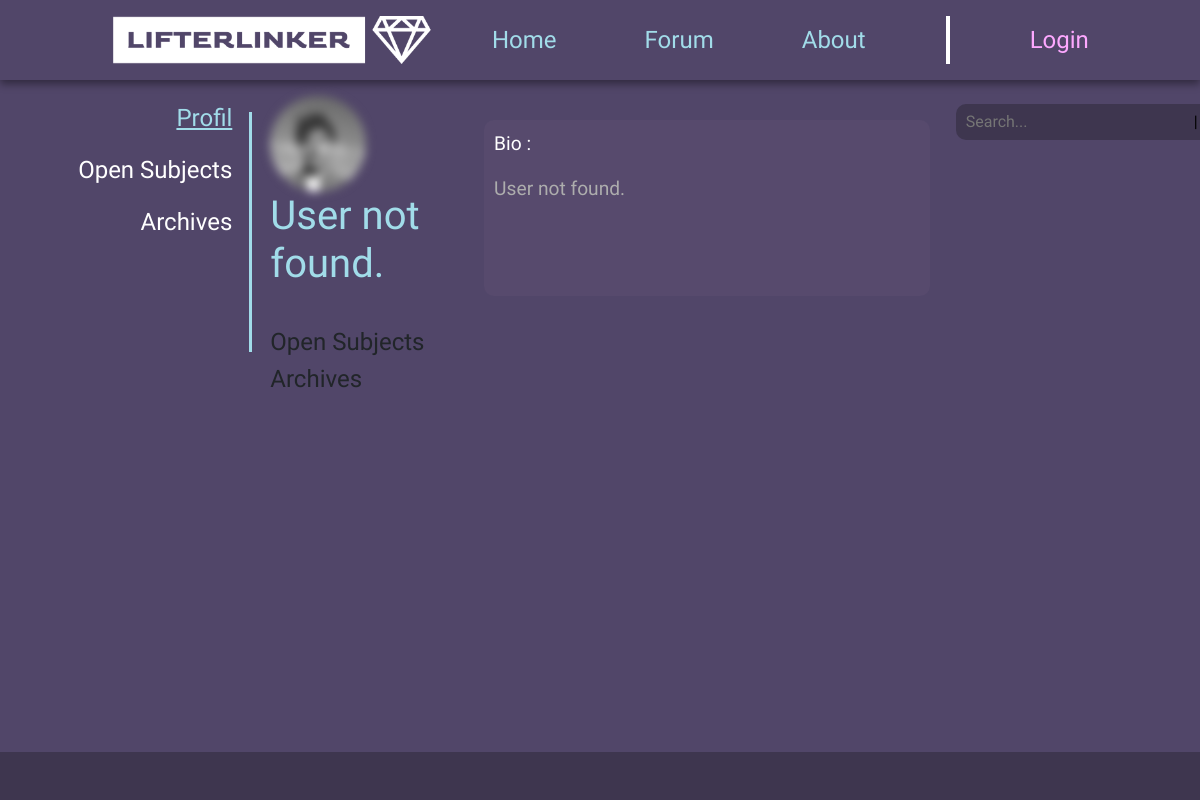
/u/user/RealGainer_, run on an earlier commit of the app's database.
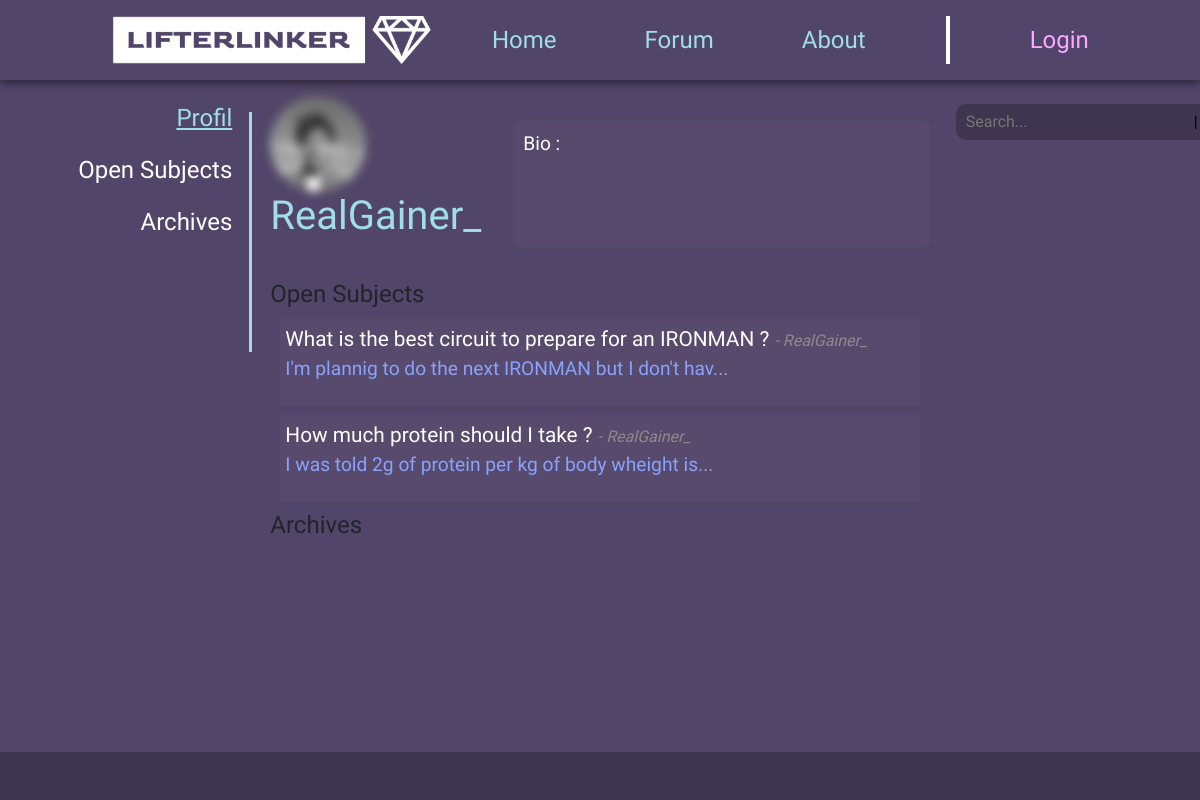
And on a later commit of the database.
### users/models.py (models this page shows, shortened)
class User(models.Model):
    username = models.CharField(max_length=25, primary_key=True)
    password = models.CharField(max_length=500)
    profile_pic = models.ImageField(upload_to='profile_pics', default=None, blank=True, null=True)
    profil_bio = models.TextField(max_length=500, default="", blank=True, null=True)
    score = models.IntegerField(default=0)
    date = models.DateTimeField(auto_now_add=True)

### forum/models.py (models this page shows, shortened)
class Post(models.Model):
    postID = models.AutoField(primary_key=True)
    status = models.IntegerField(default=0) # 0 = open, 1 = closed
    author = models.CharField(max_length=25)
    title = models.CharField(max_length=60)
    content = models.TextField(max_length=3000)
    date = models.DateTimeField(auto_now_add=True)
    category = models.CharField(max_length=60, default="")
    subcategory = models.CharField(max_length=60, default="")
    upvotes = models.IntegerField(default=0)
    downvotes = models.IntegerField(default=0)

### users/views.py (the view)
# urls.py: path('user/<str:username>', views.user, name='user'),
def user(request, username):
    try :
        user = User.objects.get(username=username)
    except :
        user = {'username': 'User not found.', 'profil_bio': 'User not found.', 'score': 0, 'profile_pic': None}
        filtered =  {
            'favorites': [],
            'opened': [],
            'archives': [],
        }
        return render(request, 'userindex.html', {'user': user, 'filtered': filtered, 'session': request.session, 'user_profil': False})
    filtered =  {
        'favorites': [],
        'opened': [],
        'archives': [],
    }
    filtered['opened'] = Post.objects.filter(status=0, author=username).order_by('-date')
    filtered['archives'] = Post.objects.filter(status=1, author=username).order_by('-date')
    if username == request.session.get('username') :
        return redirect('userindex')
    else :
        return render(request, 'userindex.html', {'user': user, 'filtered': filtered, 'session': request.session, 'user_profil': False})

### users/templates/userindex.html (shortened to what this page needs)
{% extends 'base.html' %}
{% block nav %}
    <a class="nav-link hoverlink" href="{% url 'index' %}"
        style="color: #a1dce9;  margin-left: 1.5em; margin-right: 1.5em;">Home</a>
    <a class="nav-link hoverlink" href="{% url 'forumindex' %}"
        style="color: #a1dce9; margin-left: 1.5em; margin-right: 1.5em;">Forum</a>
    <a class="nav-link hoverlink" href="{% url 'about' %}"
        style="color: #a1dce9; margin-left: 1.5em; margin-right: 1.5em;">About</a>
    <div style="background-color: white; width: 4px; height: 2em; margin-left: 1.5em; margin-right: 1.5em;"></div>
    {% if session.username %}
        <a class="nav-link hoverlink" href="{% url 'userindex' %}"
            style="color: #FDA8FF;  margin-left: 1.5em; margin-right: 1.5em;">{{ session.username }}</a>
    {% else %}
        <a class="nav-link hoverlink" href="{% url 'userindex' %}"
            style="color: #FDA8FF;  margin-left: 1.5em; margin-right: 1.5em;">Login</a>
    {% endif %}
{% endblock %}
{% block navbar2 %}
    <a id="body-main-button" class="nav-link hoverlink" onclick="switch_body('main')" href="#" style="color: #A1DCE9; text-decoration: underline; margin-right: .5em;">Profil</a>
    <a class="nav-link hoverlink" onclick="switch_body('main')" href="#" style="color: #ffffff; margin-right: .5em;">Open Subjects</a>
    <a class="nav-link hoverlink" onclick="switch_body('main')" href="#" style="color: #ffffff; margin-right: .5em;">Archives</a>
{% endblock %}
{% block body %}
    <div style="position: relative;" id="body-main">
        <div class="d-flex" style="margin-bottom: 2em;">
            {% load static %}
            <div>
                <img src="{% static 'img/Mohammad_photo.jpg' %}" style="filter: blur(5px); border-radius: 50%; width: 6em;"/>
                <h1>{{ user.username }}</h1>
            </div>
            <div style="width: 100%; margin-top: 1.5em; margin-left: 2em; padding: 10px; border-radius: 10px; background-color: #574A6D;">
                <p>Bio :</p>
                <p style="color: #ADADAD;">
                    {{ user.profil_bio }}
                </p>
            </div>
        </div>
        <h4>Open Subjects</h4>
        {% for p in filtered.opened %}
            <div onclick="window.location.href='{% url 'post' postID=p.postID %}'" class="post_card" style="margin: 10px; padding: 5px; background-color: #574A6D;">
                <a style="font-size: 1.3em;" href="#"> {{ p.title }} </a> <i style="color: #8B8B8B;">- {{ p.author }}</i><br>
                <p style="color: #88A2FE;">{{ p.content|slice:":50" }}...</p>
            </div>
        {% endfor %}
        <h4>Archives</h4>
    </div>
{% endblock %}

### forum/templates/base.html (shortened to what this page needs)
<!DOCTYPE html>
<html {% block htmlLang %} lang="fr" {% endblock %}
      class="d-flex flex-column" style="min-height: 100%;">
{% load static %}
<head>
    {% block javascripts %}
    <link href="https://cdn.jsdelivr.net/npm/bootstrap@5.0.2/dist/css/bootstrap.min.css" rel="stylesheet"
>
    {% endblock %}
</head>
<body class="d-flex flex-column flex-grow-1 bg-light" style="font-family: Georgia;">
<nav class="navbar navbar-expand-lg navbar-light d-flex w-100"
     style="z-index: 1000; height: 5em; position: fixed; background-color: #514669; box-shadow: 0 4px 8px rgba(0, 0, 0, 0.4);">
    <div class="container-fluid d-flex justify-content-between h-100" >
        <a class="d-flex navbar-brand justify-content-center"  style="max-width: 16em; margin-left: 5em;" href="/">
            <img style="max-width: 16em; margin: 1% 1% 1% 1%;" src="{% static 'img/logo.png' %}">
        </a>
        <div>
            <div class="collapse navbar-collapse" id="navbarNavAltMarkup">
                <div class="navbar-nav d-flex justify-content-center align-items-center" style="text-align: center; font-size: 1.5em; font-family: 'Days One', sans-serif; margin-right: 5em;">
                    {% block nav %}{% endblock %}
                </div>
            </div>
        </div>
    </div>
</nav>
<div class="d-flex flex-row flex-grow-1 justify-content-center" style="font-family: 'Days One', sans-serif; margin-top: 5em; margin-bottom: 3em; background-color: #514669;">
    <div class="d-flex flex-row justify-content-end" style="width: 300px;">
        <div style="position:fixed; margin-top: .5em; text-align: right; font-size: 1.5em; font-family: 'Days One', sans-serif;">
            {% block navbar2 %}
            {% endblock %}
        </div>
        <div style="position:fixed; width: 3px; background-color: #A1DCE9; height: 15em; margin-top: 2em; margin-right: .5em;"></div>
    </div>
    <div style="padding: 0px 10px 0px 10px; background: none; width: 780px;">
        <div style="margin-top: 1em;">
            {% block body %}
            {% endblock %}
        </div>
    </div>
    <div style="width: 300px;">
        <div style="position:fixed; margin: 1.5em 0px 0px 1em; background-color:#3e364f; border-radius: 10px; margin-right: 1em;">
            <form class="d-flex justify-content-evenly" action="{% url 'search' %}" method="post">
                <input class="global_search_input" style="font-family: 'Days One', sans-serif; padding-left: 10px; margin: 5px 0px 5px 0px; background: none; border: none;" type="text" name="search_input" id="search_input" placeholder="Search..." required>
                <input style="background: none; border: none;" type="submit" value="| 🔍">
            </form>
        </div>
    </div>
</div>
<footer class="d-flex flex-row justify-content-center justify-content-evenly p-2 w-100"
        style="position: fixed; background-color: #3e364f; height: 3em; left: 0; bottom: 0;">
</footer>
</body>
</html>

### forum/templates/base.html (style rules this page uses)
h1 { color: #A1DCE9 !important; }
p { color: #ffffff; font-size: 1.2rem; }

### users/templates/userindex.html (style rules this page uses)
.post_card a { color: #ffffff; text-decoration: none; }

What changed in the data, as far as the page shows it:
added User: username "RealGainer_"
added Post: title "What is the best circuit to prepare for an IRONMAN ?", author "RealGainer_", content "I'm plannig to do the next IRONMAN but I don't hav"
added Post: title "How much protein should I take ?", author "RealGainer_", content "I was told 2g of protein per kg of body wheight is"
Also different on the page:
{{ user.username }}: "User not found." → (not shown)
{{ user.profil_bio }}: "User not found." → (not shown)
